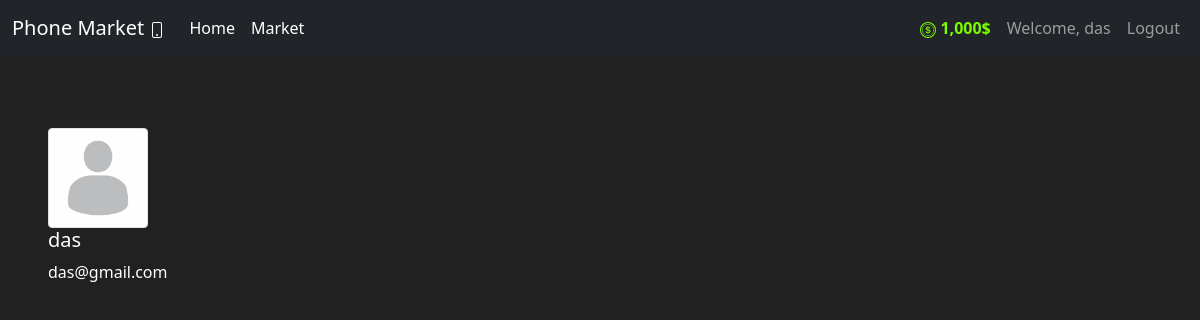
Page /account (signed in) on the committed database.
### market/models.py (models this page shows, shortened)
class User(db.Model, UserMixin):
    id = db.Column(db.Integer(), primary_key=True)
    username = db.Column(db.String(length=30), nullable=False, unique=True)
    email_address = db.Column(db.String(length=50), nullable=False, unique=True)
    password_hash = db.Column(db.String(length=60), nullable=False)
    budget = db.Column(db.Integer(), nullable=False, default=1000)
    image_file = db.Column(db.String(20), nullable=False, server_default='default-profile-pic.jpg')
    items = db.relationship('Item', backref='owned_user', lazy=True)
    @property
    def prettier_budget(self):
        if len(str(self.budget)) >= 4:
            return f'{str(self.budget)[:-3]},{str(self.budget)[-3:]}$'
        return f'{self.budget}$'
    @property
    def password(self):
        return self.password

### market/routes.py (the view)
@app.route('/account')
def account_page():
    image_file = url_for('static', filename=f'profile_pics/{current_user.image_file}')
    print(image_file)
    return render_template('account.html', image_file=image_file)

### market/models.py (called while the page is built)
@login_manager.user_loader
def load_user(user_id):
    return User.query.get(int(user_id))

### market/templates/account.html (shortened to what this page needs)
{% extends 'base.html' %}
{% block content %}
<br>
<div class="media m-5">
    <img src="{{ image_file }}" alt="Profile Picture" class="img-thumbnail mr-3" style="width:100px;height:100px">
    <div class="media-body">
      <h5 class="mt-0">{{ current_user.username}}</h5>
      <p>{{ current_user.email_address }}</p>
    </div>
  </div>
{% endblock %}

### market/templates/base.html (shortened to what this page needs)
<!DOCTYPE html>
<html lang="en">
  <head>
    <link
      href="https://cdn.jsdelivr.net/npm/bootstrap@5.0.0-beta3/dist/css/bootstrap.min.css"
      rel="stylesheet"
    />
  </head>
  <body>
    <nav class="navbar navbar-expand-lg navbar-dark bg-dark">
      <div class="container-fluid">
        <a class="navbar-brand" href="{{ url_for('home_page') }}">
          Phone Market
        </a>
        <div class="collapse navbar-collapse" id="navbarSupportedContent">
          <ul class="navbar-nav me-auto mb-2 mb-lg-0">
            <li class="nav-item">
              <a class="nav-link active" aria-current="page" href="{{ url_for('home_page') }}">Home</a>
            </li>
            <li class="nav-item">
              <a class="nav-link active" aria-current="page" href="{{ url_for('market_page') }}">Market</a>
            </li>
          </ul>
          <ul class="navbar-nav mb-2 mb-lg-0">
            {% if current_user.is_authenticated %}
            <li class="nav-item">
              <a class="nav-link" style="color: lawngreen; font-weight: bold;">
                {{ current_user.prettier_budget }}
              </a>
            </li>
            <li class="nav-item">
              <a class="nav-link">Welcome, {{ current_user.username }}</a>
            </li>
            <li class="nav-item">
              <a class="nav-link" href="{{ url_for('logout_page') }} ">Logout</a>
            </li>
            {% endif %}
          </ul>
        </div>
      </div>
    </nav>
    {% block content %}
    {% endblock %}
  </body>
</html>

### market/templates/base.html (style rules this page uses)
body { background-color: #212121; color: white; }

### rows in the picture
User: prettier_budget "1,000$", username "das", email_address "das@gmail.com"
